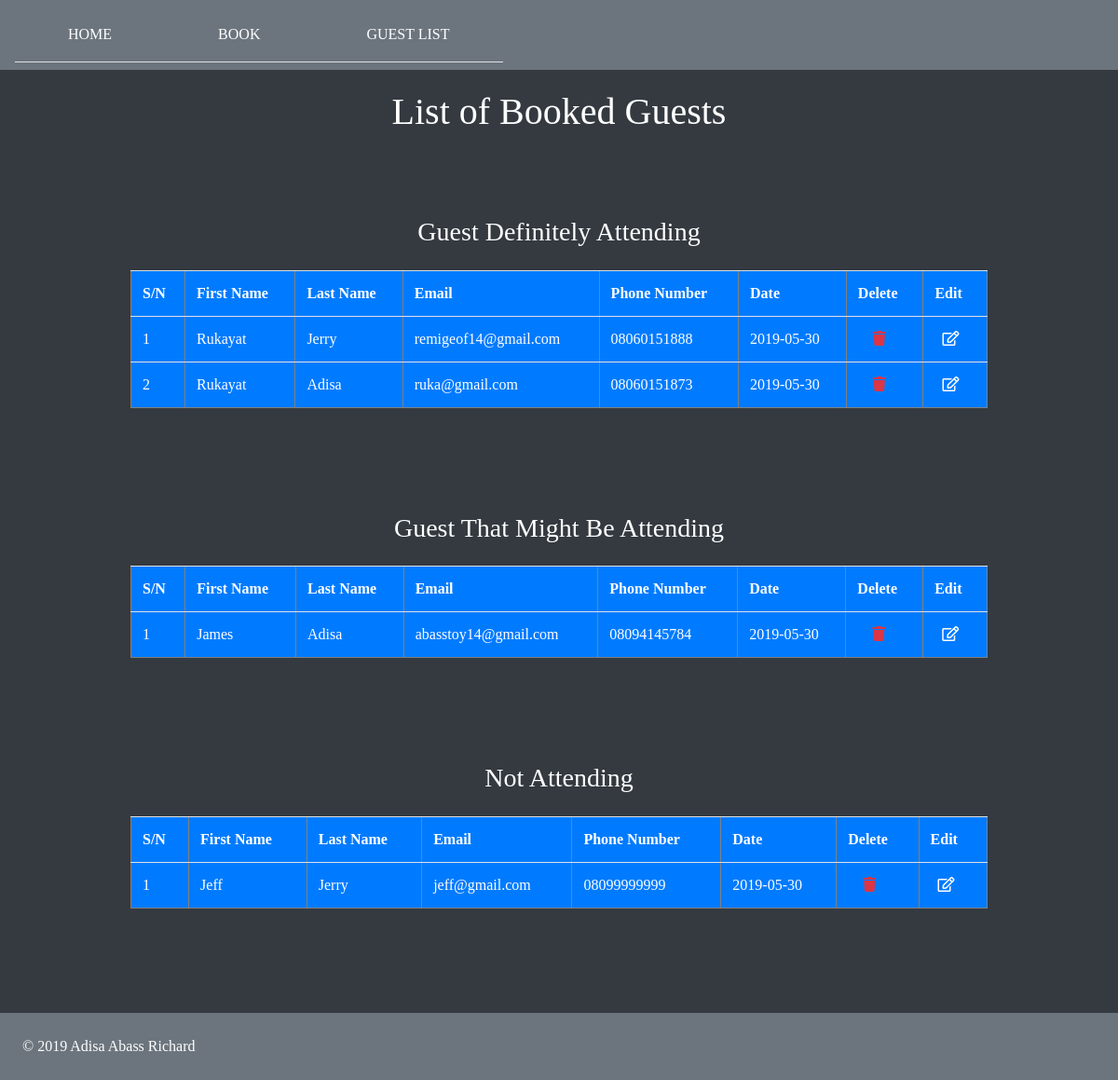
Page /list.php on the committed database.
### tables this page shows
CREATE TABLE IF NOT EXISTS `guest` (
  `id` int(100) UNSIGNED NOT NULL AUTO_INCREMENT,
  `firstname` varchar(50) NOT NULL,
  `lastname` varchar(50) NOT NULL,
  `email` varchar(100) NOT NULL,
  `phone` varchar(15) NOT NULL,
  `date` date NOT NULL,
  `status` set('Definitely','Maybe','No') NOT NULL,
  PRIMARY KEY (`id`),
  UNIQUE KEY `email` (`email`),
  UNIQUE KEY `phone` (`phone`)
);

### list-process.php (the view)
<?php
	require_once 'connection.php';
	$query = "SELECT * FROM `guest` WHERE status = 'Definitely'";
	$result = mysqli_query($connect, $query);
	if ($result) {
		$table = "<table border = '1' class = 'table text-white bg-primary staff-table'>
					<tr>
						<th>S/N</th>
						<th>First Name</th>
						<th>Last Name</th>
						<th>Email</th>
						<th>Phone Number</th>
						<th>Date</th>
						<th>Delete</th>
						<th>Edit</th>
					</tr>
					";
				$i = 1;
				while (($row = mysqli_fetch_assoc($result)) && $i >= 1) {
					$table .= "<tr>
								<td>{$i}</td>
								<td>{$row['firstname']}</td>
								<td>{$row['lastname']}</td>
								<td>{$row['email']}</td>
								<td>{$row['phone']}</td>
								<td>{$row['date']}</td>
								<td><a href='list-delete.php?id={$row['id']}' class='text-danger px-3'><i class='fas fa-trash'></i></a></td>
								<td><a href='list-edit.php?id={$row['id']}' class='text-white px-2'><i class='far fa-edit'></i></a></td>
							</tr>";
					$i++;
				}
		$table .= "</table>";
		echo $table;
	}
?>

### templates/head.php (shortened to what this page needs)
<!DOCTYPE html>
<html lang="en">
<head>
	<link rel="stylesheet" type="text/css" href="css/style.css">
	<link rel="stylesheet" type="text/css" href="css/bootstrap.min.css">
	<link rel="stylesheet" href="https://use.fontawesome.com/releases/v5.8.2/css/all.css">
</head>

### list.php (shortened to what this page needs)
<?php
	require_once 'templates/head.php';
	require_once 'connection.php';
?>
<body>
	<section id="head" class="bg-dark text-white">
		<div class="myNav">
			<?php require_once 'templates/menu.php'; ?>
		</div>
		<div class="container py-5">
			<h1 class="text-center pt-5">List of Booked Guests</h1>
			<div class="row">
				<div class="col-xl-10 col-md-10 col-sm-12 mr-auto ml-auto py-3">
				</div>
				<div class="col-xl-10 col-md-10 col-sm-12 mr-auto ml-auto py-5">
					<h3 class="pb-3 text-center">Guest Definitely Attending</h3>
					<?php require_once 'list-process.php'; ?>
				</div>
				<div class="col-xl-10 col-md-10 col-sm-12 mr-auto ml-auto py-5">
					<h3 class="pb-3 text-center">Guest That Might Be Attending</h3>
					<?php require_once 'list-maybe.php'; ?>
				</div>
				<div class="col-xl-10 col-md-10 col-sm-12 mr-auto ml-auto py-5">
					<h3 class="pb-3 text-center">Not Attending</h3>
					<?php require_once 'list-no.php'; ?>
				</div>
			</div>
		</div>
	</section>
	<div class="myFoot">
		<?php require_once 'templates/footer-pry.php'; ?>
	</div>
</body>
	<?php require_once 'templates/footer-sec.php'; ?>

### templates/menu.php (shortened to what this page needs)
<nav class="navbar navbar-expand-sm navbar-light bg-secondary">
	<div id="menu1" class="collapse navbar-collapse">
		<ul class="navbar-nav">
			<li class="navbar-nav nav-tabs px-5 py-2"class="nav-item"><a class="nav-link text-white" href="index.php">HOME</a></li>
			<li class="navbar-nav nav-tabs px-5 py-2"><a class="nav-link text-white" href="book.php">BOOK</a></li>
			<li class="navbar-nav nav-tabs px-5 py-2"><a class="nav-link text-white" href="list.php">GUEST LIST</a></li>
		</ul>
	</div>
</nav>

### list-maybe.php
<?php
	require_once 'connection.php';
	$query = "SELECT * FROM `guest` WHERE status = 'Maybe'";
	$result = mysqli_query($connect, $query);
	if ($result){
			$table = "<table border = '1' class = 'table text-white bg-primary staff-table'>
						<tr>
							<th>S/N</th>
							<th>First Name</th>
							<th>Last Name</th>
							<th>Email</th>
							<th>Phone Number</th>
							<th>Date</th>
							<th>Delete</th>
							<th>Edit</th>
						</tr>
						";
						$i = 1;
					while (($row = mysqli_fetch_assoc($result)) && $i >= 1) {
					$table .= "<tr>
								<td>{$i}</td>
								<td>{$row['firstname']}</td>
								<td>{$row['lastname']}</td>
								<td>{$row['email']}</td>
								<td>{$row['phone']}</td>
								<td>{$row['date']}</td>
								<td><a href='list-delete.php?id={$row['id']}' class='text-danger px-3'><i class='fas fa-trash'></i></a></td>
								<td><a href='list-edit.php?id={$row['id']}' class='text-white px-2'><i class='far fa-edit'></i></a></td>
							</tr>";
						$i++;
				}
		$table .= "</table>";
		echo $table;
		}
?>

### list-no.php
<?php
	require_once 'connection.php';
	$query = "SELECT * FROM `guest` WHERE status = 'No'";
	$result = mysqli_query($connect, $query);
	if ($result){
			$table = "<table border = '1' class = 'table text-white bg-primary staff-table'>
						<tr>
							<th>S/N</th>
							<th>First Name</th>
							<th>Last Name</th>
							<th>Email</th>
							<th>Phone Number</th>
							<th>Date</th>
							<th>Delete</th>
							<th>Edit</th>
						</tr>
						";
						$i = 1;
					while (($row = mysqli_fetch_assoc($result)) && $i >= 1) {
					$table .= "<tr>
								<td>{$i}</td>
								<td>{$row['firstname']}</td>
								<td>{$row['lastname']}</td>
								<td>{$row['email']}</td>
								<td>{$row['phone']}</td>
								<td>{$row['date']}</td>
								<td><a href='list-delete.php?id={$row['id']}' class='text-danger px-3'><i class='fas fa-trash'></i></a></td>
								<td><a href='list-edit.php?id={$row['id']}' class='text-white px-2'><i class='far fa-edit'></i></a></td>
							</tr>";
						$i++;
				}
		$table .= "</table>";
		echo $table;
	}
?>

### templates/footer-pry.php
<footer class="p-4 text-white bg-secondary">&copy; 2019 Adisa Abass Richard</footer>

### templates/footer-sec.php (shortened to what this page needs)
</html>

### css/style.css (style rules this page uses)
* { box-sizing: border-box; font-family: 'Roboto Slab', serif; }
#head { min-height: 95vh; }
.myNav { min-width: 100%; background: blue; position: fixed; z-index: 1; top: 0%; overflow: hidden; }
.myFoot { min-width: 100%; position: relative; z-index: 1; bottom: 0%; overflow: hidden; }

### rows in the picture
guest: firstname "Rukayat", lastname "Jerry", email "remigeof14@gmail.com", phone "08060151888", date "2019-05-30"
guest: firstname "Rukayat", lastname "Adisa", email "ruka@gmail.com", phone "08060151873", date "2019-05-30"
guest: firstname "James", lastname "Adisa", email "abasstoy14@gmail.com", phone "08094145784", date "2019-05-30"
guest: firstname "Jeff", lastname "Jerry", email "jeff@gmail.com", phone "08099999999", date "2019-05-30"
